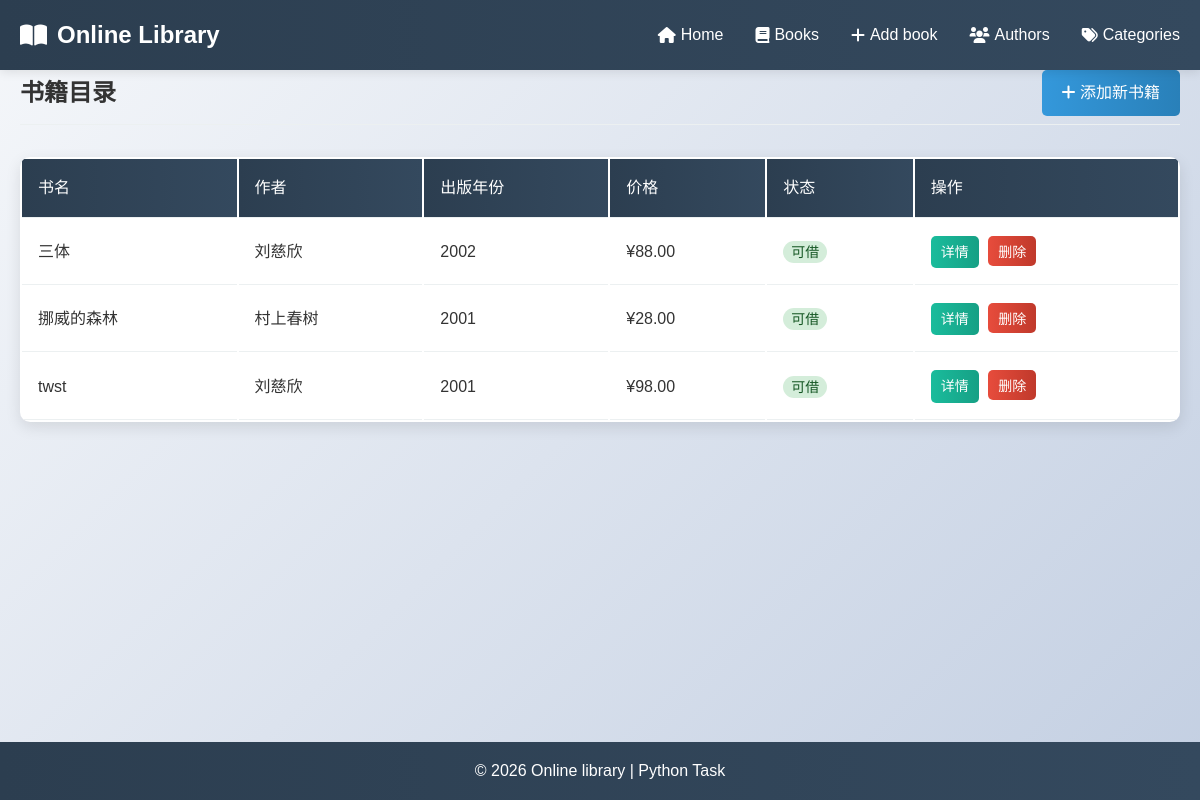
Before: /books with the older database file.
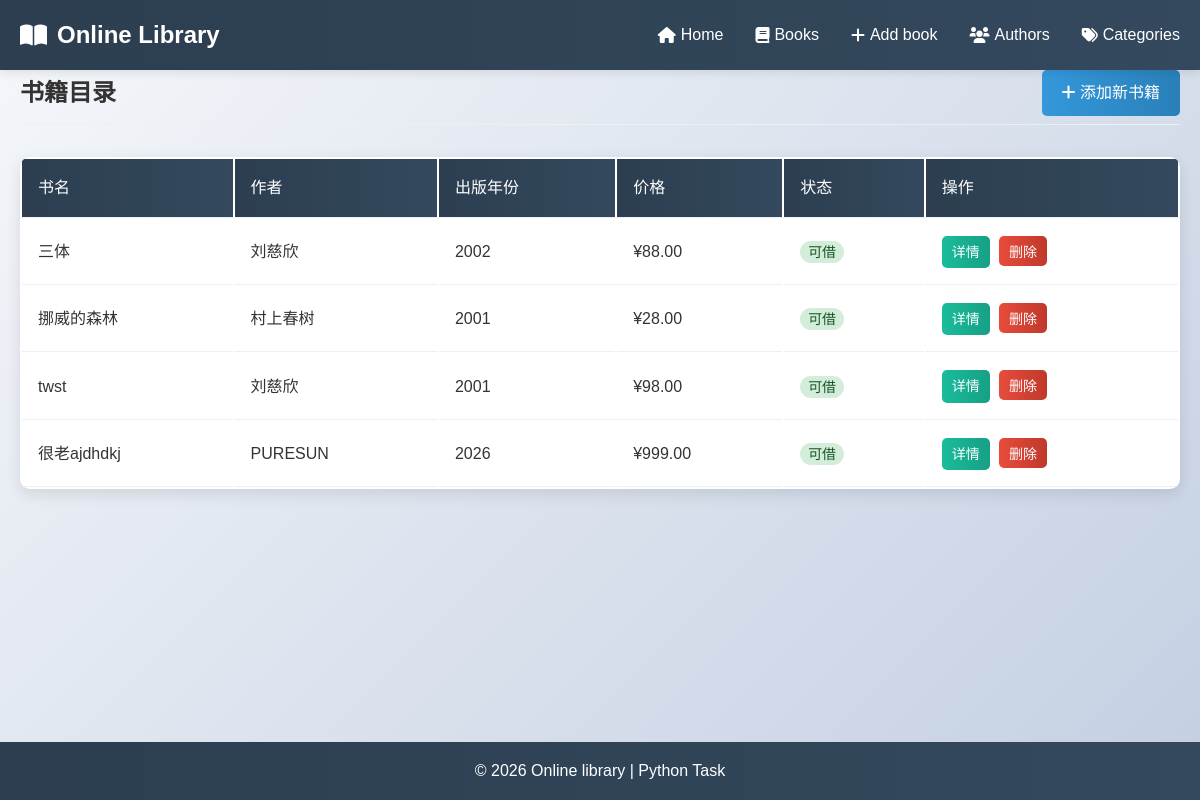
After: the same page with the newer database file.
### models.py (models this page shows, shortened)
class Book(db.Model):
    id = db.Column(db.Integer, primary_key=True)
    title = db.Column(db.String(200), nullable=False)
    isbn = db.Column(db.String(13), unique=True, nullable=False)
    publication_year = db.Column(db.Integer)
    pages = db.Column(db.Integer)
    price = db.Column(db.Float)
    available = db.Column(db.Boolean, default=True)
    description = db.Column(db.Text)
    added_date = db.Column(db.DateTime, default=datetime.utcnow)
    author_id = db.Column(db.Integer, db.ForeignKey('author.id'), nullable=False)
    book_info = db.relationship('BookInfo', backref='book', uselist=False, cascade='all, delete-orphan')
    categories = db.relationship('Category', secondary=book_category, backref=db.backref('books', lazy='dynamic'))

class Author(db.Model):
    id = db.Column(db.Integer, primary_key=True)
    name = db.Column(db.String(100), nullable=False)
    birth_date = db.Column(db.Date)
    country = db.Column(db.String(50))
    is_active = db.Column(db.Boolean, default=True)
    biography = db.Column(db.Text)
    books = db.relationship('Book', backref='author', lazy=True)

### app.py (the view)
@app.route('/books')
def books():
    all_books = Book.query.all()
    return render_template('books.html', books=all_books)

### templates/books.html (shortened to what this page needs)
{% extends "base.html" %}
{% block content %}
<section class="page-header">
    <h1>书籍目录</h1>
    <a href="{{ url_for('add_book') }}" class="btn btn-primary">
        <i class="fas fa-plus"></i> 添加新书籍
    </a>
</section>
<div class="books-container">
    {% if books %}
    <table class="books-table">
        <thead>
            <tr>
                <th>书名</th>
                <th>作者</th>
                <th>出版年份</th>
                <th>价格</th>
                <th>状态</th>
                <th>操作</th>
            </tr>
        </thead>
        <tbody>
            {% for book in books %}
            <tr>
                <td>{{ book.title }}</td>
                <td>{{ book.author.name }}</td>
                <td>{{ book.publication_year }}</td>
                <td>¥{{ "%.2f"|format(book.price) }}</td>
                <td>
                    {% if book.available %}
                    <span class="status available">可借</span>
                    {% else %}
                    <span class="status unavailable">已借出</span>
                    {% endif %}
                </td>
                <td>
                    <a href="{{ url_for('book_detail', book_id=book.id) }}" class="btn btn-small btn-info">详情</a>
                    <form action="{{ url_for('delete_book', book_id=book.id) }}" method="POST" class="inline-form" onsubmit="return confirm('确定要删除这本书吗？');">
                        <button type="submit" class="btn btn-small btn-danger">删除</button>
                    </form>
                </td>
            </tr>
            {% endfor %}
        </tbody>
    </table>
    {% else %}
    <div class="empty-state">
        <i class="fas fa-book-open"></i>
        <h3>暂无书籍</h3>
        <p>点击上方按钮添加第一本书</p>
    </div>
    {% endif %}
</div>
{% endblock %}

Changed rows visible on the page:
added Book: title "很老ajdhdkj", author.name "PURESUN", publication_year "2026", price "999.00", available "可借"
